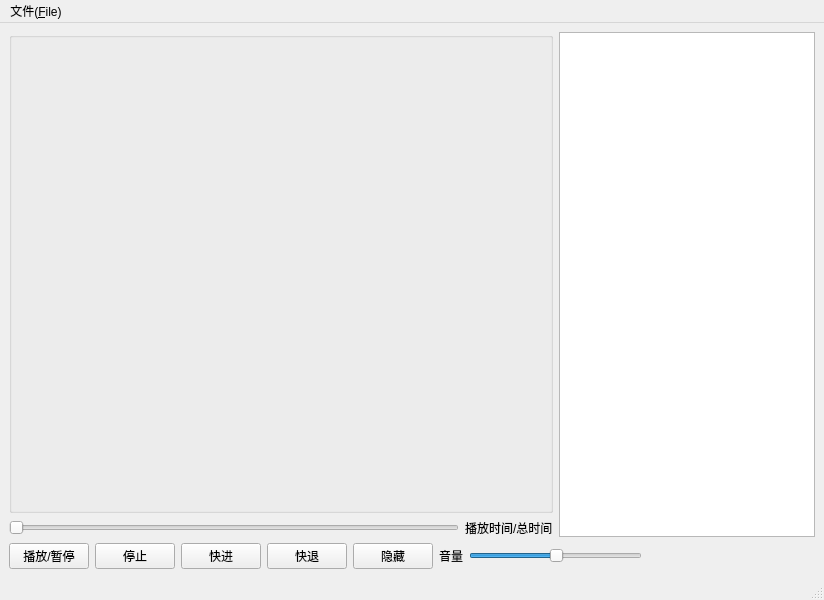
<?xml version="1.0" encoding="UTF-8"?>
<ui version="4.0">
 <class>MainWindow</class>
 <widget class="QMainWindow" name="MainWindow">
  <property name="geometry">
   <rect>
    <x>0</x>
    <y>0</y>
    <width>824</width>
    <height>600</height>
   </rect>
  </property>
  <property name="windowTitle">
   <string>MainWindow</string>
  </property>
  <widget class="QWidget" name="centralwidget">
   <layout class="QGridLayout" name="gridLayout" rowstretch="1,0,0" columnstretch="1,0">
    <item row="0" column="1" rowspan="2">
     <layout class="QVBoxLayout" name="verticalLayout">
      <item>
       <widget class="QListWidget" name="playList"/>
      </item>
     </layout>
    </item>
    <item row="0" column="0">
     <widget class="QGroupBox" name="groupBox">
      <property name="title">
       <string/>
      </property>
      <layout class="QVBoxLayout" name="verticalLayout_2">
       <property name="leftMargin">
        <number>2</number>
       </property>
       <property name="topMargin">
        <number>2</number>
       </property>
       <property name="rightMargin">
        <number>2</number>
       </property>
       <property name="bottomMargin">
        <number>2</number>
       </property>
       <item>
        <layout class="QHBoxLayout" name="playWidgetLayout"/>
       </item>
      </layout>
     </widget>
    </item>
    <item row="1" column="0">
     <layout class="QHBoxLayout" name="horizontalLayout_4">
      <item>
       <widget class="QSlider" name="playPosSlider">
        <property name="maximum">
         <number>0</number>
        </property>
        <property name="orientation">
         <enum>Qt::Horizontal</enum>
        </property>
       </widget>
      </item>
      <item>
       <widget class="QLabel" name="playPosLable">
        <property name="text">
         <string>播放时间/总时间</string>
        </property>
       </widget>
      </item>
     </layout>
    </item>
    <item row="2" column="0" colspan="2">
     <layout class="QHBoxLayout" name="horizontalLayout">
      <item>
       <widget class="QPushButton" name="playOrPauseButton">
        <property name="text">
         <string>播放/暂停</string>
        </property>
       </widget>
      </item>
      <item>
       <widget class="QPushButton" name="stopButton">
        <property name="text">
         <string>停止</string>
        </property>
       </widget>
      </item>
      <item>
       <widget class="QPushButton" name="forwardButton">
        <property name="text">
         <string>快进</string>
        </property>
       </widget>
      </item>
      <item>
       <widget class="QPushButton" name="rewindButton">
        <property name="text">
         <string>快退</string>
        </property>
       </widget>
      </item>
      <item>
       <widget class="QPushButton" name="listButton">
        <property name="text">
         <string>隐藏</string>
        </property>
       </widget>
      </item>
      <item>
       <widget class="QLabel" name="label">
        <property name="text">
         <string>音量</string>
        </property>
       </widget>
      </item>
      <item>
       <widget class="QSlider" name="VolumeSlider">
        <property name="singleStep">
         <number>5</number>
        </property>
        <property name="pageStep">
         <number>0</number>
        </property>
        <property name="value">
         <number>50</number>
        </property>
        <property name="orientation">
         <enum>Qt::Horizontal</enum>
        </property>
       </widget>
      </item>
      <item>
       <spacer name="horizontalSpacer">
        <property name="orientation">
         <enum>Qt::Horizontal</enum>
        </property>
        <property name="sizeHint" stdset="0">
         <size>
          <width>40</width>
          <height>20</height>
         </size>
        </property>
       </spacer>
      </item>
     </layout>
    </item>
   </layout>
  </widget>
  <widget class="QMenuBar" name="menubar">
   <property name="geometry">
    <rect>
     <x>0</x>
     <y>0</y>
     <width>824</width>
     <height>17</height>
    </rect>
   </property>
   <widget class="QMenu" name="menu">
    <property name="title">
     <string>文件(&amp;File)</string>
    </property>
    <addaction name="actionOpenLocalFile"/>
   </widget>
   <addaction name="menu"/>
  </widget>
  <widget class="QStatusBar" name="statusbar"/>
  <action name="actionOpenLocalFile">
   <property name="text">
    <string>打开本地文件</string>
   </property>
  </action>
  <action name="actionAddURL">
   <property name="text">
    <string>添加URL</string>
   </property>
  </action>
 </widget>
 <resources/>
 <connections/>
</ui>
